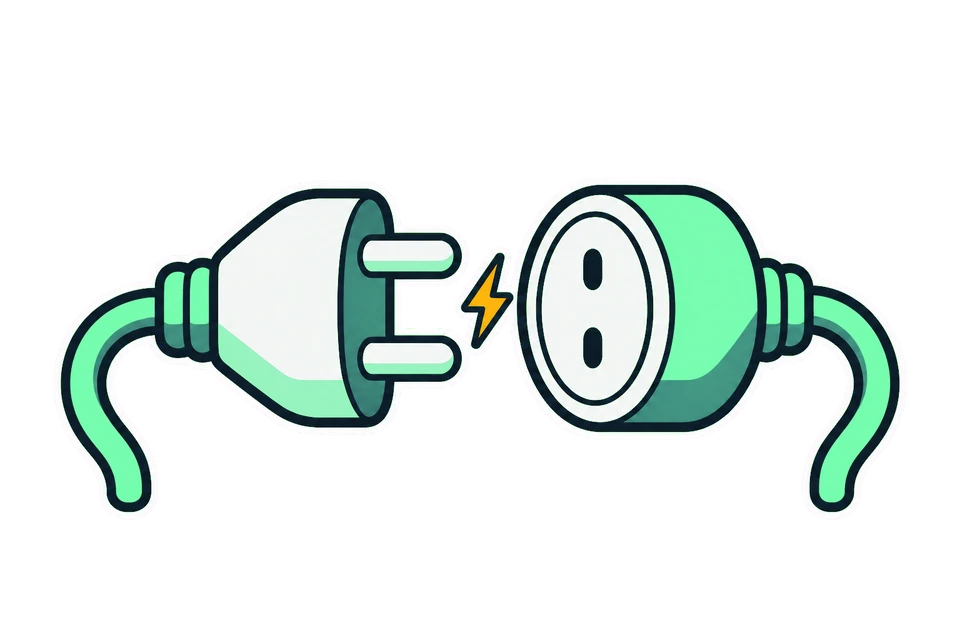
#> input picture ecossistema/app/assets/ilustracoes/erro_geral.webp, 960 x 640 px
$ python -i organizar_e_validar.py   (imports and definitions only)
#> lines starting #> are read from the running program, lines starting #| are printed output that depends on the picture; after the words box and inside, x2 and y2 are one past the last pixel; in counts of white or black regions, pixels touching at a corner belong together
#> further down, picture is the input picture: PIL image 960x640 RGBA; mean R, G, B, A 38.5, 53.7, 47, 57.1
#!/usr/bin/env python
"""Organiza e valida as imagens que o ChatGPT devolveu (pasta ou .zip).

Uso (a partir da raiz do projeto, no .venv):
  .venv\\Scripts\\python -I ecossistema\\sistema_unico\\ferramentas_assets\\organizar_e_validar.py ENTRADA --saida SAIDA [--prio P0,P1] [--so-validar]

Faz: confere nomes contra o manifesto (66 itens do 06/08), tamanho, peso e fundo
(cor do setor opaca ou magenta #FF00FF), gera relatorio.md + reposicao.txt/csv,
converte para WebP em SAIDA/assets/<pasta>/<slot>.webp, recorta avatares em
rd 256, sq 512 e rt 640x800, e troca o magenta por transparente (com tolerancia).

Seguranca: o zip e dado nao confiavel. Nada e executado; nada e extraido para disco
(leitura em memoria); caminhos com '..' ou absolutos sao ignorados; limites de
quantidade, de peso e de pixels. A entrada nunca e alterada.
Sem segredos, sem rede. Requer Pillow; usa numpy (opcional) para tirar o halo magenta.
"""
from __future__ import annotations

import argparse
import csv
import hashlib
import io
import re
import sys
import unicodedata
import zipfile
from pathlib import Path, PurePosixPath

from PIL import Image, ImageChops

try:  # opcional
    import numpy as np
except Exception:  # pragma: no cover
    np = None

Image.MAX_IMAGE_PIXELS = 40_000_000
LIMITE_ARQUIVOS = 400
LIMITE_BYTES_ARQUIVO = 40 * 1024 * 1024
LIMITE_BYTES_TOTAL = 1500 * 1024 * 1024
EXT_OK = {".png", ".jpg", ".jpeg", ".webp"}
MAGENTA = (255, 0, 255)

# ---------------------------------------------------------------- manifesto
# (slug, cor_do_setor, prioridade) conforme 06 e 07. Fonte unica: o 08 e gerado a partir daqui.
AVATARES = [
    ("casemiro", "1FA37B", "P0"), ("ronaldo", "E0AA1E", "P0"),
    ("de_bruyne", "2F7DE1", "P0"), ("luiz_henrique", "5B7283", "P0"),
    ("olise", "2F7DE1", "P1"), ("valverde", "5B7283", "P1"), ("alisson", "D14B93", "P1"),
    ("salah", "D9542D", "P1"), ("vini", "2F7DE1", "P1"), ("neymar", "2F7DE1", "P1"),
    ("raphinha", "2F7DE1", "P1"), ("seedorf", "2F7DE1", "P1"), ("memphis", "2F7DE1", "P1"),
    ("rivaldo", "D9542D", "P1"), ("kaka", "D9542D", "P1"), ("zidane", "D9542D", "P1"),
    ("zico", "D14B93", "P1"), ("lamine_yamal", "E0AA1E", "P1"), ("modric", "2F7DE1", "P1"),
    ("courtois", "2F7DE1", "P1"), ("mbappe", "2F7DE1", "P1"), ("vitinho", "7C5FDB", "P1"),
    ("rodrygo", "D14B93", "P1"), ("endrick", "D14B93", "P1"), ("thiago_silva", "D14B93", "P1"),
    ("marquinhos", "D14B93", "P1"), ("voce", "0B63E5", "P1"),
    ("haaland", "2F7DE1", "P2"), ("messi", "2F7DE1", "P2"), ("cristiano", "2F7DE1", "P2"),
    ("barcola", "2F7DE1", "P2"), ("kane", "2F7DE1", "P2"), ("hugo_souza", "7C5FDB", "P2"),
    ("fagner", "7C5FDB", "P2"), ("andre_carrillo", "7C5FDB", "P2"), ("raniele", "7C5FDB", "P2"),
    ("yuri_alberto", "7C5FDB", "P2"), ("garro", "7C5FDB", "P2"), ("busquets", "7C5FDB", "P2"),
    ("xabi_alonso", "7C5FDB", "P2"), ("pele", "D9542D", "P2"), ("figo", "D9542D", "P2"),
    ("totti", "D9542D", "P2"), ("buffon", "D9542D", "P2"), ("lewandowski", "D9542D", "P2"),
    ("roberto_carlos", "D9542D", "P2"), ("pirlo", "D9542D", "P2"), ("guardiola", "E0AA1E", "P2"),
    ("pedri", "E0AA1E", "P2"), ("rodri", "E0AA1E", "P2"), ("kroos", "E0AA1E", "P2"),
    ("bellingham", "E0AA1E", "P2"), ("xavi", "D14B93", "P2"), ("ancelotti", "D14B93", "P2"),
    ("iniesta", "D14B93", "P2"), ("dembele", "2F7DE1", "P2"), ("firmino", "5B7283", "P2"),
]

# pasta, chave (nome gerado sem sufixos), forma, WxH gerado, fundo, prio, descricao curta
OUTROS = [
    ("ilustracoes", "vazio_espera", "ret", (1536, 1024), "chave", "P0", "caixa de entrada vazia com um check"),
    ("ilustracoes", "vazio_financas", "ret", (1536, 1024), "chave", "P0", "carteira/cofrinho aberto e vazio"),
    ("ilustracoes", "erro_geral", "ret", (1536, 1024), "chave", "P0", "tomada/cabo desconectado"),
    ("ilustracoes", "vazio_generico", "ret", (1536, 1024), "chave", "P0", "prancheta vazia com sinal de mais"),
    ("icones", "logo_contexto_explica", "sq", (1024, 1024), "chave", "P0", "marca sem letras"),
    ("ilustracoes", "vazio_agentes", "ret", (1536, 1024), "chave", "P1", "lupa sobre fila vazia de peoes"),
    ("fundos", "fundo_hero_ilha", "hor", (1536, 1024), "cena", "P1", "linhas de metro abstratas, azul-marinho"),
    ("fundos", "fundo_splash", "ver", (1024, 1536), "cena", "P2", "mesma linguagem, vertical"),
    ("extras", "extra_og_capa", "hor", (1536, 1024), "cena", "P2", "vitrine com marca e linhas de metro"),
]

# Nomes descritivos usados nos primeiros lotes. Sao candidatos para o item
# canonico indicado; a validacao visual/tecnica continua obrigatoria.
ALIAS = {
    "ronaldo_com_grafico_ascendente": "avatar_ronaldo",
    "carteira_vazia_com_moeda_ambar": "vazio_financas",
    "plugue_e_tomada_com_faisca": "erro_geral",
    "prancheta_vazia_com_sinal_de_mais": "vazio_generico",
    "balao_de_conversa_com_linha_metroviaria": "logo_contexto_explica",
    "lupa_sobre_espacos_vazios_do_tabuleiro": "vazio_agentes",
    "avatar_com_carimbo_de_aprovacao": "avatar_voce",
    "avatar_de_pedri_com_checklist": "avatar_pedri",
    "barcola_correndo_com_moldura_vazia": "avatar_barcola",
    "busquets_em_avatar_azulgrana": "avatar_busquets",
    "capitao_marquinhos_com_foguete": "avatar_marquinhos",
    "capitao_thiago_silva_com_diagrama_arquitetonico": "avatar_thiago_silva",
    "caricatura_de_totti_com_balanca": "avatar_totti",
    "caricatura_de_zidane_com_claquete": "avatar_zidane",
    "caricatura_vetorial_de_lewandowski_no_bayern": "avatar_lewandowski",
    "courtois_com_luvas_e_checklist": "avatar_courtois",
    "dembele_driblando_com_celular_ambar": "avatar_dembele",
    "goleiro_italiano_com_selo_de_aprovacao": "avatar_buffon",
    "guardiola_com_quadro_kanban": "avatar_guardiola",
    "hugo_souza_em_estilo_cartunesco": "avatar_hugo_souza",
    "jude_bellingham_comemorando_com_smartphone": "avatar_bellingham",
    "kaka_com_tesoura_e_fita_de_video": "avatar_kaka",
    "lamine_yamal_jovem_driblador_com_celular": "avatar_lamine_yamal",
    "luis_figo_com_claquete": "avatar_figo",
    "mbappe_em_arrancada_relampago": "avatar_mbappe",
    "memphis_depay_em_vermelho_e_branco": "avatar_memphis",
    "modric_com_caderno_e_lupa": "avatar_modric",
    "neymar_driblando_com_caderno_na_mao": "avatar_neymar",
    "pirlo_lupa_e_passe_magistral": "avatar_pirlo",
    "raphinha_com_lapis_e_regua": "avatar_raphinha",
    "retrato_de_harry_kane_com_microfone": "avatar_kane",
    "rivaldo_em_retrato_azul_e_grena": "avatar_rivaldo",
    "roberto_carlos_chute_poderoso_e_smartphone": "avatar_roberto_carlos",
    "roberto_firmino_sorrindo_com_pincel": "avatar_firmino",
    "rodri_com_relogio_de_ponto": "avatar_rodri",
    "rodrigo_garro_em_versao_tecnologica": "avatar_garro",
    "rodrygo_em_estilo_cartoon_com_engrenagem": "avatar_rodrygo",
    "salah_com_lupa_e_tela": "avatar_salah",
    "seedorf_sorrindo_em_camisa_rossonera": "avatar_seedorf",
    "toni_kroos_com_chave_e_cadeado": "avatar_kroos",
    "valverde_com_chip_ambar": "avatar_valverde",
    "vini_jr_driblando_com_carimbo_de_aprovacao": "avatar_vini",
    "xabi_alonso_tecnico_do_leverkusen": "avatar_xabi_alonso",
    "xavi_hernandez_com_quadro_tatico": "avatar_xavi",
    "yuri_alberto_com_grafico_em_ascensao": "avatar_yuri_alberto",
    "zico_rubro_negro_com_quadro_de_tarefas": "avatar_zico",
}

PESO_MAX_KB = {"avatares": 3500, "ilustracoes": 3500, "icones": 3500, "fundos": 5000, "extras": 5000}


# [75 lines left out: functions construir_manifesto, normalizar_chave, listar_entrada, ler_manifest_csv, not called in this run]


# ---------------------------------------------------------------- analise de imagem
def hex_rgb(h):
    h = h.lstrip("#")
    return tuple(int(h[i:i + 2], 16) for i in (0, 2, 4))


def dist(a, b):
    return max(abs(a[0] - b[0]), abs(a[1] - b[1]), abs(a[2] - b[2]))


# [17 lines left out: function amostra_cantos, not called in this run]


def chave_magenta(img: Image.Image, tol_baixa=40, tol_alta=225) -> Image.Image:
    """Magenta -> transparente. Rampa de alfa entre as tolerancias; tira o halo."""
#> called with tol_baixa = 40, tol_alta = 225
    rgba = img.convert("RGBA")
    if np is not None:
        a = np.asarray(rgba).astype("float32")
        d = np.maximum.reduce([abs(a[..., 0] - 255), a[..., 1], abs(a[..., 2] - 255)])
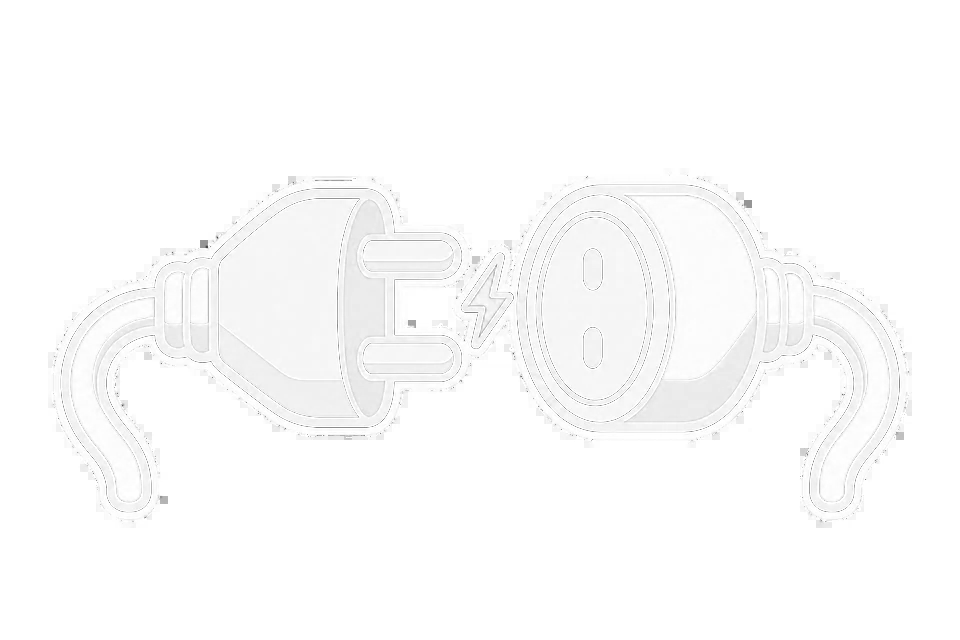
#> d: shape (640, 960) float32; min 65, max 255, mean 251.8
        alfa = np.clip((d - tol_baixa) / float(tol_alta - tol_baixa), 0.0, 1.0)
        alfa = np.minimum(alfa, a[..., 3] / 255.0)
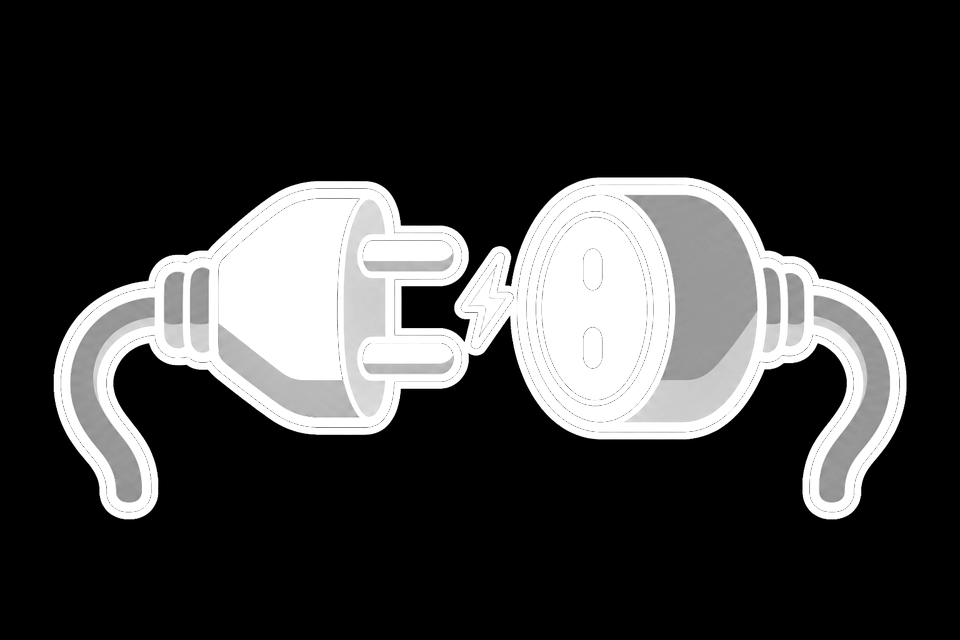
#> alfa: shape (640, 960) float32; min 0, max 1, mean 0.223
        out = a.copy()
        semi = (alfa > 0) & (alfa < 1)
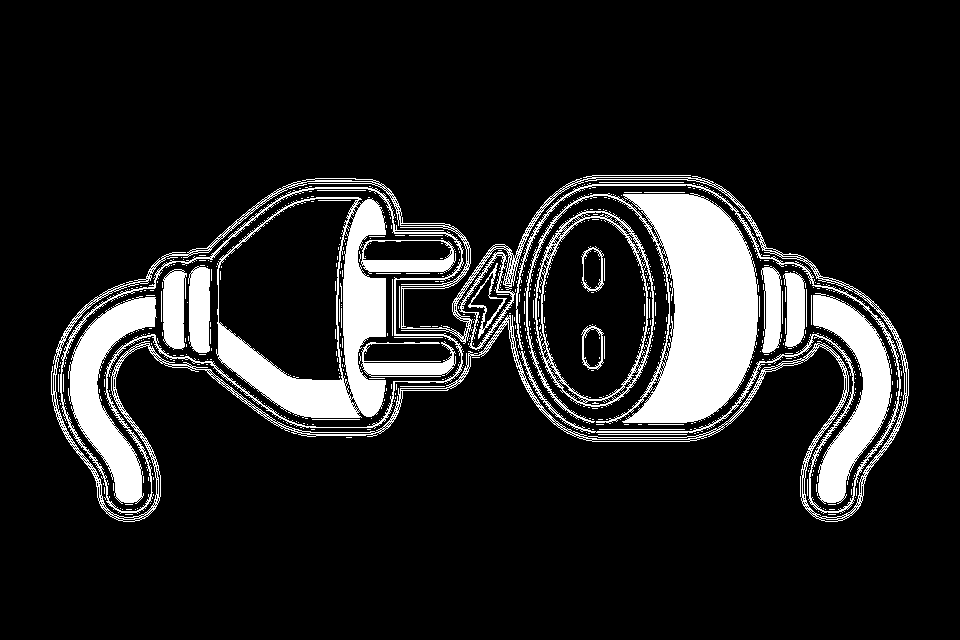
#> semi: shape (640, 960) bool; 12.9% white; 565 white regions (522 under 20 px), largest, box (x1, y1, x2, y2) and area: (525, 193, 758, 424) 20530, (216, 197, 456, 418) 13106, (51, 175, 909, 522) 10099
        # desmistura a cor: c = (p - (1-a)*chave) / a
        for c, k in zip(range(3), MAGENTA):
            canal = out[..., c]
            canal[semi] = np.clip((canal[semi] - (1 - alfa[semi]) * k) / alfa[semi], 0, 255)
            out[..., c] = canal
#> this loop made 3 passes
#> pass 1, in chave_magenta, `canal = out[..., c]`:
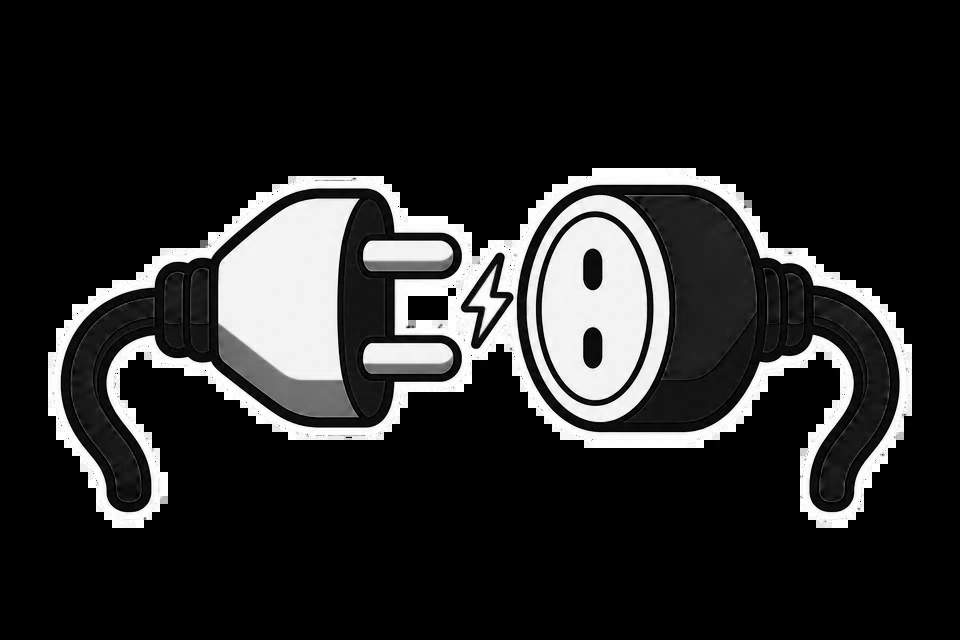
#> canal: shape (640, 960) float32; min 0, max 255, mean 38.5
#> after the loop:
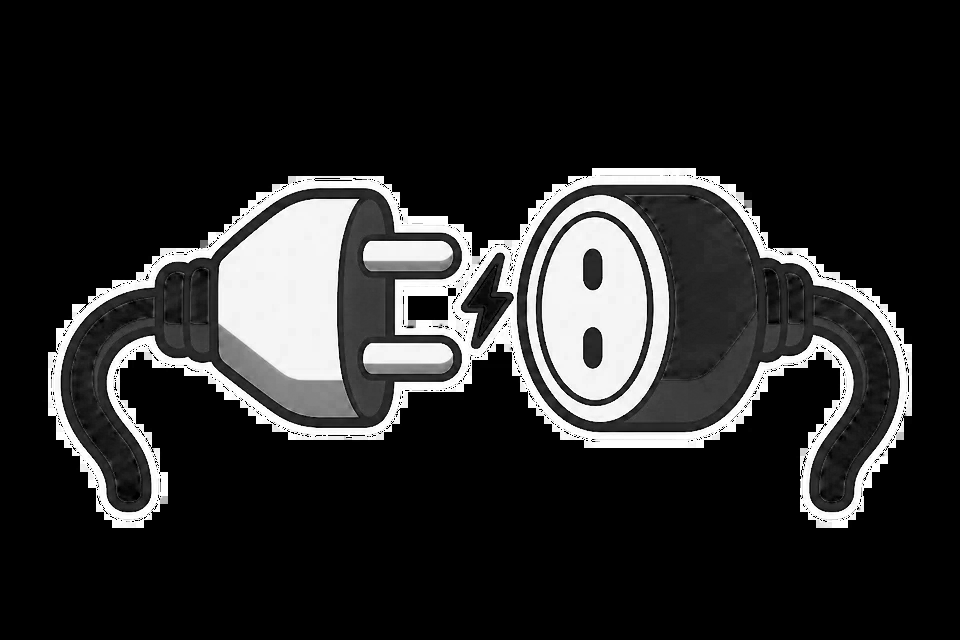
#> canal: shape (640, 960) float32; min 0, max 255, mean 40.6
#> after the loop:
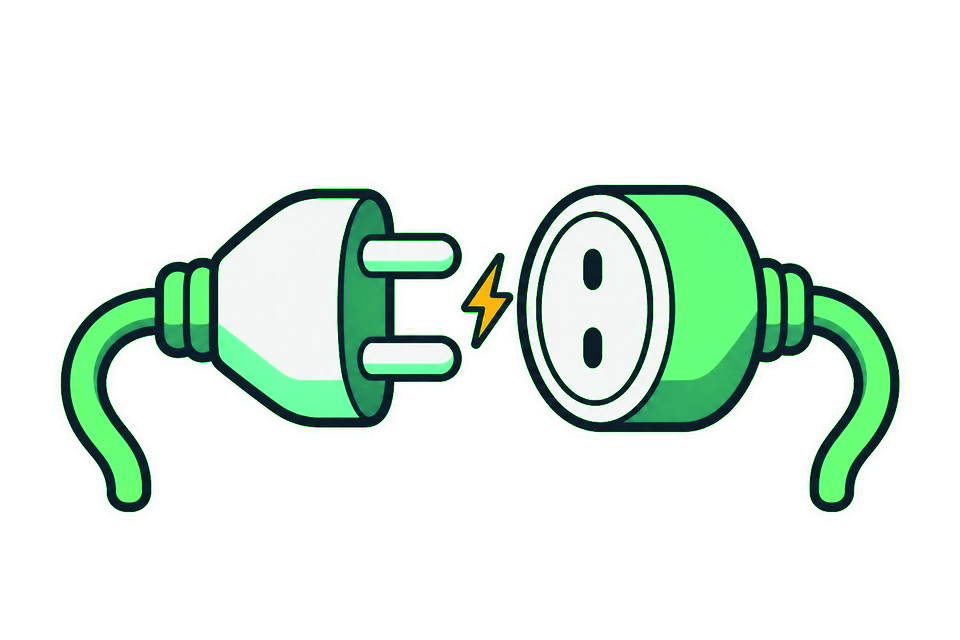
#> out: shape (640, 960, 4) float32; mean R, G, B, A 34.9, 55.3, 40.6, 57.1; transparent parts drawn white
        out[..., 3] = alfa * 255.0
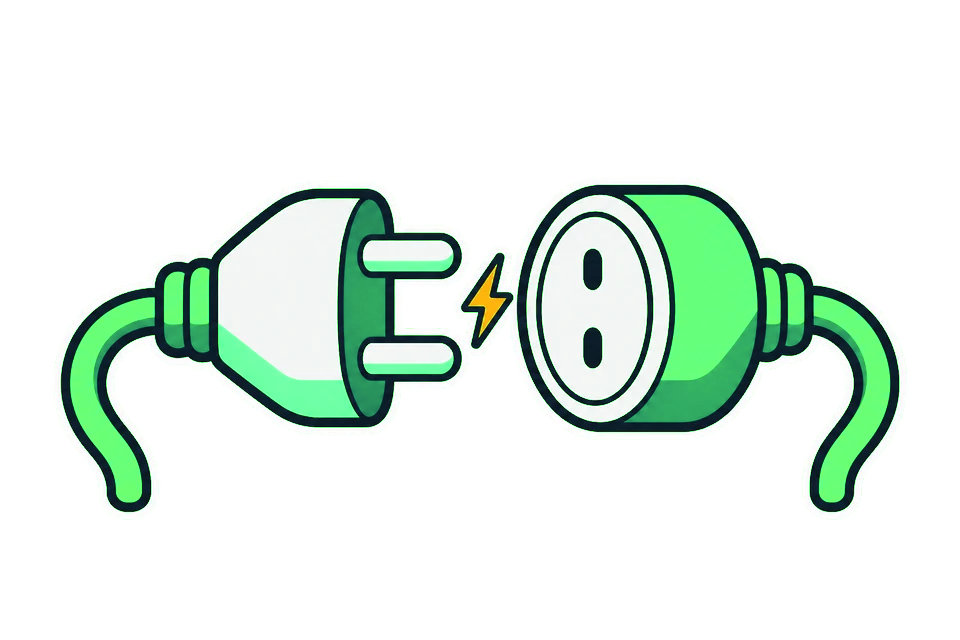
#> out: shape (640, 960, 4) float32; 0.55% of pixels changed, all inside (x1, y1, x2, y2) = (61, 185, 900, 512); transparent parts drawn white
        return Image.fromarray(out.round().astype("uint8"), "RGBA")
    # sem numpy: so Pillow (sem desmistura; erode 1 px o alfa para reduzir o halo)
    r, g, b, a0 = rgba.split()
    dr = ImageChops.difference(r, Image.new("L", rgba.size, 255))
    db = ImageChops.difference(b, Image.new("L", rgba.size, 255))
    d = ImageChops.lighter(ImageChops.lighter(dr, g), db)
    k = 255.0 / (tol_alta - tol_baixa)
    alfa = d.point(lambda v: 0 if v <= tol_baixa else min(255, int((v - tol_baixa) * k)))
    alfa = ImageChops.darker(alfa, a0)
    from PIL import ImageFilter
    alfa = alfa.filter(ImageFilter.MinFilter(3))
    rgba.putalpha(alfa)
    return rgba


def tem_xadrez(cores):
    return any(var > 40 for _, var in cores)


def razao(wh):
    return wh[0] / wh[1]


# [251 lines left out: functions corte_centro, salvar_webp, validar_item, converter, folha_de_contatos, main, not called in this run]


# [2 lines not run here, left out]

>>> from PIL import Image
>>> picture = Image.open('../../app/assets/ilustracoes/erro_geral.webp')
>>> result = chave_magenta(picture)
